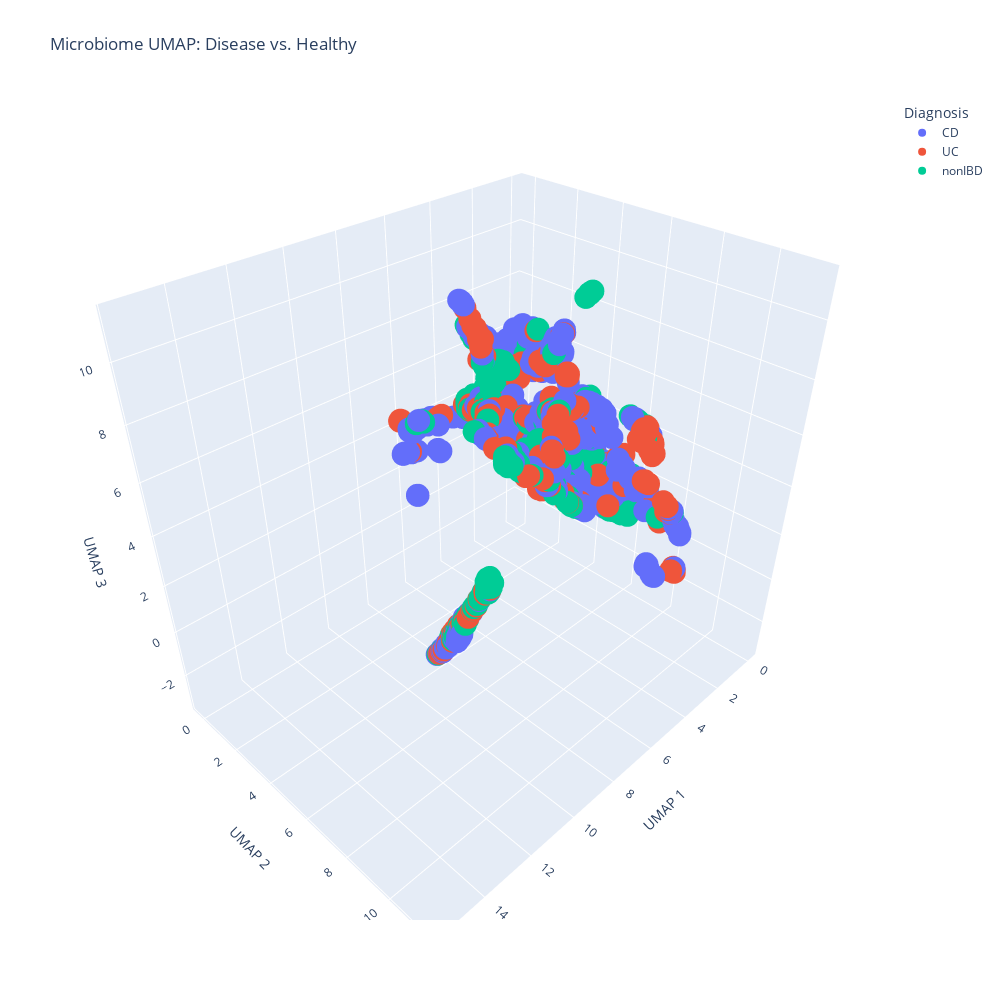

Notebook source saved alongside this figure:
### Code cell
fig_3d = go.Figure()
for (thisDiag, thisMask) in diagMasks.items():
    fig_3d.add_trace(go.Scatter3d(
        x=umap_df[thisMask]["umap_3d_x"],
        y=umap_df[thisMask]["umap_3d_y"],
        z=umap_df[thisMask]["umap_3d_z"],
        mode='markers',
        name=thisDiag,
        # marker=dict(size=df_subset['petal_length'] * 5),
        # name=sp,
        # marker_color=feature_metadata[thisMask]['diagnosis'],
        customdata=umap_df[thisMask][['External.ID', 'Participant.ID']],
        hovertemplate=(
            "External.ID: %{customdata[0]}<br>"
            "Participant.ID: %{customdata[1]}<extra></extra>"
            )
        )
    )

fig_3d.update_layout(
        title='Microbiome UMAP: Disease vs. Healthy',
        scene = dict(
        xaxis_title='UMAP 1',
        yaxis_title='UMAP 2',
        zaxis_title='UMAP 3'),
        width = 1000,
        height = 1000,
        legend_title='Diagnosis'
)
fig_3d.show()

### Figure 1 — Plotly figure (JSON) as saved in the notebook; plotly's stock layout.template omitted (floating-point values rounded to 4 significant figures; data arrays with more than 128 entries replaced by an {"elided": "..."} marker saying what was removed)
{"data": [{"customdata": {"elided": "748x2 str values"}, "hovertemplate": "External.ID: %{customdata[0]}<br>Participant.ID: %{customdata[1]}<extra></extra>", "mode": "markers", "name": "CD", "type": "scatter3d", "x": {"elided": "748 float values"}, "y": {"elided": "748 float values"}, "z": {"elided": "748 float values"}}, {"customdata": {"elided": "452x2 str values"}, "hovertemplate": "External.ID: %{customdata[0]}<br>Participant.ID: %{customdata[1]}<extra></extra>", "mode": "markers", "name": "UC", "type": "scatter3d", "x": {"elided": "452 float values"}, "y": {"elided": "452 float values"}, "z": {"elided": "452 float values"}}, {"customdata": {"elided": "427x2 str values"}, "hovertemplate": "External.ID: %{customdata[0]}<br>Participant.ID: %{customdata[1]}<extra></extra>", "mode": "markers", "name": "nonIBD", "type": "scatter3d", "x": {"elided": "427 float values"}, "y": {"elided": "427 float values"}, "z": {"elided": "427 float values"}}], "layout": {"height": 1000, "legend": {"title": {"text": "Diagnosis"}}, "scene": {"xaxis": {"title": {"text": "UMAP 1"}}, "yaxis": {"title": {"text": "UMAP 2"}}, "zaxis": {"title": {"text": "UMAP 3"}}}, "title": {"text": "Microbiome UMAP: Disease vs. Healthy"}, "width": 1000}}
